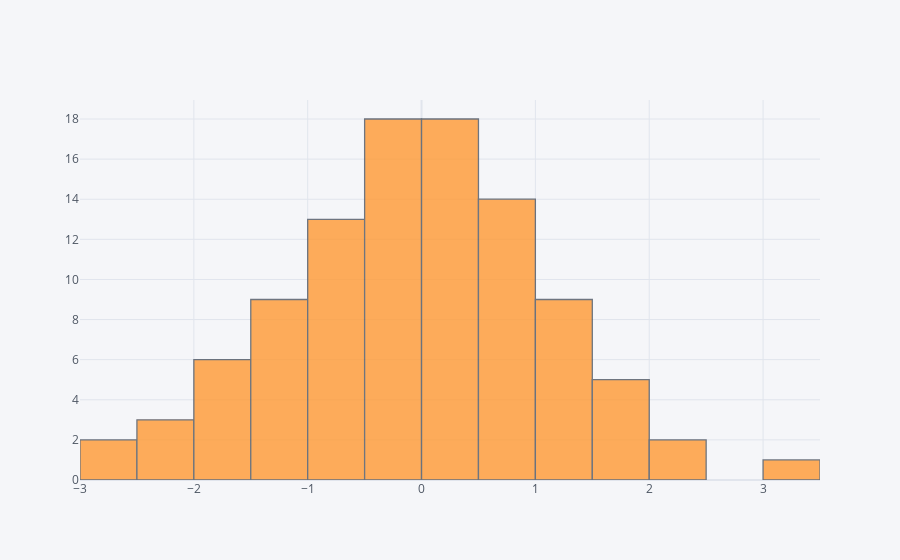

Here is the notebook cell this chart was saved with:
### Markdown cell above
### Гистограмма

### Code cell
df['A'].iplot(kind='hist', bins=25)

### Figure 1 — Plotly figure (JSON) as saved in the notebook; plotly's stock layout.template omitted (floating-point values rounded to 4 significant figures)
{"data": [{"histfunc": "count", "histnorm": "", "marker": {"color": "rgba(255, 153, 51, 1.0)", "line": {"color": "#4D5663", "width": 1.3}}, "name": "A", "nbinsx": 25, "opacity": 0.8, "orientation": "v", "type": "histogram", "x": [-1.486, -2.185, -2.961, 0.6381, 0.2138, -0.8155, -1.574, 0.4319, -1.327, 1.259, -0.01741, -0.1028, 0.05338, -0.6293, 0.3862, -0.2261, -0.09854, -1.107, 0.9115, 0.2952, 0.5966, -0.619, -0.9295, 0.2406, 0.05309, -0.3223, 1.064, -0.5073, -1.538, -0.6854, -2.605, -0.01434, 0.1305, -0.3794, 0.6065, -0.7632, 2.171, -0.8878, 0.306, -1.016, 1.062, -0.4412, 0.3652, -1.487, 1.665, 1.2, -2.056, 0.9235, 0.07849, 1.343, 3.277, -0.4934, 0.9901, 2.013, -2.288, 0.8224, -0.3561, -1.744, -0.03477, -0.7375, -1.141, -0.2873, 0.5668, -0.9521, 0.9596, 0.392, -0.9681, 0.4233, 1.773, 0.6507, -1.132, -1.846, 0.8062, 0.3147, -1.058, -0.298, 0.7898, 1.084, -1.947, -0.2182, 0.4675, 1.606, -0.8822, -1.092, 0.0672, 0.7706, 1.341, 1.707, 1.57, 0.2939, -0.06717, 0.9434, -0.04608, -1.542, -0.7793, -0.3688, -0.09669, 1.067, 0.08878, 1.097]}], "layout": {"barmode": "overlay", "legend": {"bgcolor": "#F5F6F9", "font": {"color": "#4D5663"}}, "paper_bgcolor": "#F5F6F9", "plot_bgcolor": "#F5F6F9", "title": {"font": {"color": "#4D5663"}}, "xaxis": {"gridcolor": "#E1E5ED", "showgrid": true, "tickfont": {"color": "#4D5663"}, "title": {"font": {"color": "#4D5663"}, "text": ""}, "zerolinecolor": "#E1E5ED"}, "yaxis": {"gridcolor": "#E1E5ED", "showgrid": true, "tickfont": {"color": "#4D5663"}, "title": {"font": {"color": "#4D5663"}, "text": ""}, "zerolinecolor": "#E1E5ED"}}}
